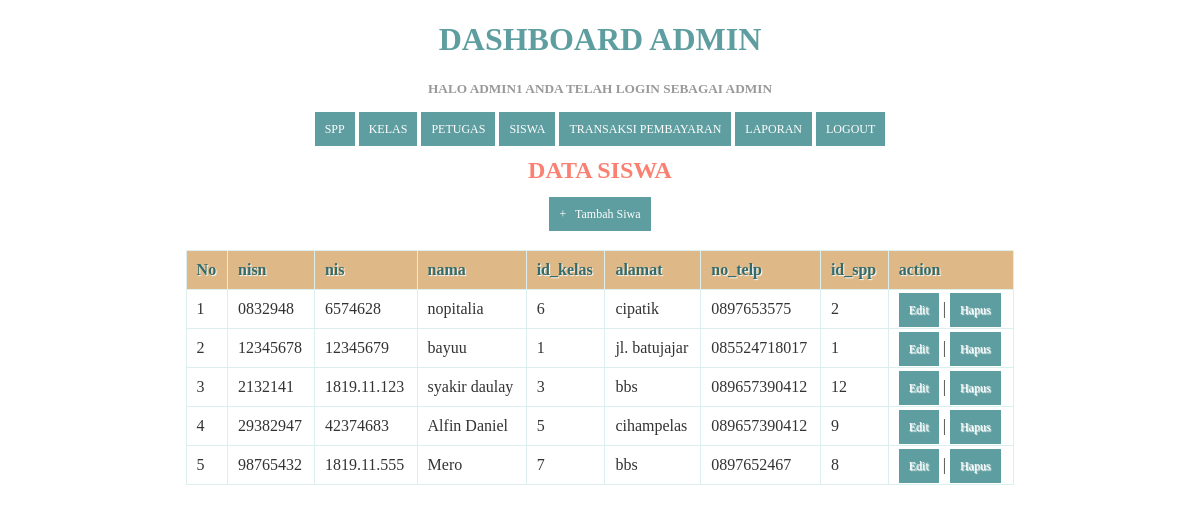
The app's page /siswa.php (signed in) with its own data.
### tables this page shows
CREATE TABLE `siswa` (
  `nisn` varchar(11) NOT NULL,
  `nis` varchar(11) NOT NULL,
  `nama` varchar(35) NOT NULL,
  `id_kelas` int(11) NOT NULL,
  `alamat` text NOT NULL,
  `no_telp` varchar(13) NOT NULL,
  `id_spp` int(11) NOT NULL
);

### siswa.php (the view, shortened to what this page needs)
<!DOCTYPE html>
<html>
  <head>
  </head>
<body>
  <?php
  include ('header.php');
?>
    <center><h2>Data Siswa</h2><center>
    <center><a href="tambahsiswa.php">+ &nbsp; Tambah Siwa</a><center>
    <br/>
    <table>
      <thead>
        <tr>
          <th>No</th>
          <th>nisn</th>
          <th>nis</th>
          <th>nama</th>
          <th>id_kelas</th>
          <th>alamat</th>
          <th>no_telp</th>
          <th>id_spp</th>
          <th>action</th>
        </tr>
    </thead>
    <tbody>
      <?php
      $query = "SELECT * FROM siswa ORDER BY nisn ASC";
      $result = mysqli_query($koneksi, $query);
      $no = 1;
      while($row = mysqli_fetch_assoc($result))
      {
      ?>
       <tr>
          <td><?php echo $no; ?></td>
          <td><?php echo $row['nisn']; ?></td>
          <td><?php echo $row['nis']; ?></td>
          <td><?php echo $row['nama']; ?></td>
          <td><?php echo $row['id_kelas']; ?></td>
          <td><?php echo $row['alamat']; ?></td>
          <td><?php echo $row['no_telp']; ?></td>
          <td><?php echo substr($row['id_spp'], 0, 20); ?></td>
          <td>
              <a href="edit_siswa.php?id=<?php echo $row['nisn']; ?>">Edit</a> |
              <a href="proses_hapussiswa.php?nisn=<?php echo $row['nisn']; ?>" onClick="return confirm('Anda yakin akan menghapus data ini?')">Hapus</a>
          </td>
      </tr>
      <?php
        $no++;
      }
      ?>
    </tbody>
    </table>
</body>
</html>

### siswa.php (style rules this page uses)
* { font-family: "Trebuchet MS"; }
h2 { text-transform: uppercase; color: salmon; }
table { border: solid 1px #DDEEEE; border-collapse: collapse; border-spacing: 0; width: 70%; margin: 10px auto 10px auto; }
table thead th { background-color: #DDEFEF; border: solid 1px #DDEEEE; color: #336B6B; padding: 10px; text-align: left; text-shadow: 1px 1px 1px #fff; text-decoration: none; }
table tbody td { border: solid 1px #DDEEEE; color: #333; padding: 10px; text-shadow: 1px 1px 1px #fff; }
a { background-color: salmon; color: #fff; padding: 10px; text-decoration: none; font-size: 12px; }

### Header.php (style rules this page uses)
* { font-family: "Trebuchet MS"; }
table { border: solid 1px #DDEEEE; border-collapse: collapse; border-spacing: 0; width: 70%; margin: 10px auto 10px auto; }
table thead th { background-color: BurlyWood; border: solid 1px #DDEEEE; color: #336B6B; padding: 10px; text-align: left; text-shadow: 1px 1px 1px #fff; text-decoration: none; }
table tbody td { border: solid 1px #DDEEEE; color: #333; padding: 10px; text-shadow: 1px 1px 1px #fff; }
a { background-color: CadetBlue; color: #fff; padding: 10px; text-decoration: none; font-size: 12px; }

### records on screen
siswa: nisn "0832948", nis "6574628", nama "nopitalia", id_kelas "6", alamat "cipatik", no_telp "0897653575", id_spp "2"
siswa: nisn "12345678", nis "12345679", nama "bayuu", id_kelas "1", alamat "jl. batujajar", no_telp "085524718017", id_spp "1"
siswa: nisn "2132141", nis "1819.11.123", nama "syakir daulay", id_kelas "3", alamat "bbs", no_telp "089657390412", id_spp "12"
siswa: nisn "29382947", nis "42374683", nama "Alfin Daniel", id_kelas "5", alamat "cihampelas", no_telp "089657390412", id_spp "9"
siswa: nisn "98765432", nis "1819.11.555", nama "Mero", id_kelas "7", alamat "bbs", no_telp "0897652467", id_spp "8"

### other values on screen
$_SESSION['username'] "ADMIN1"
$_SESSION['level'] "ADMIN"
